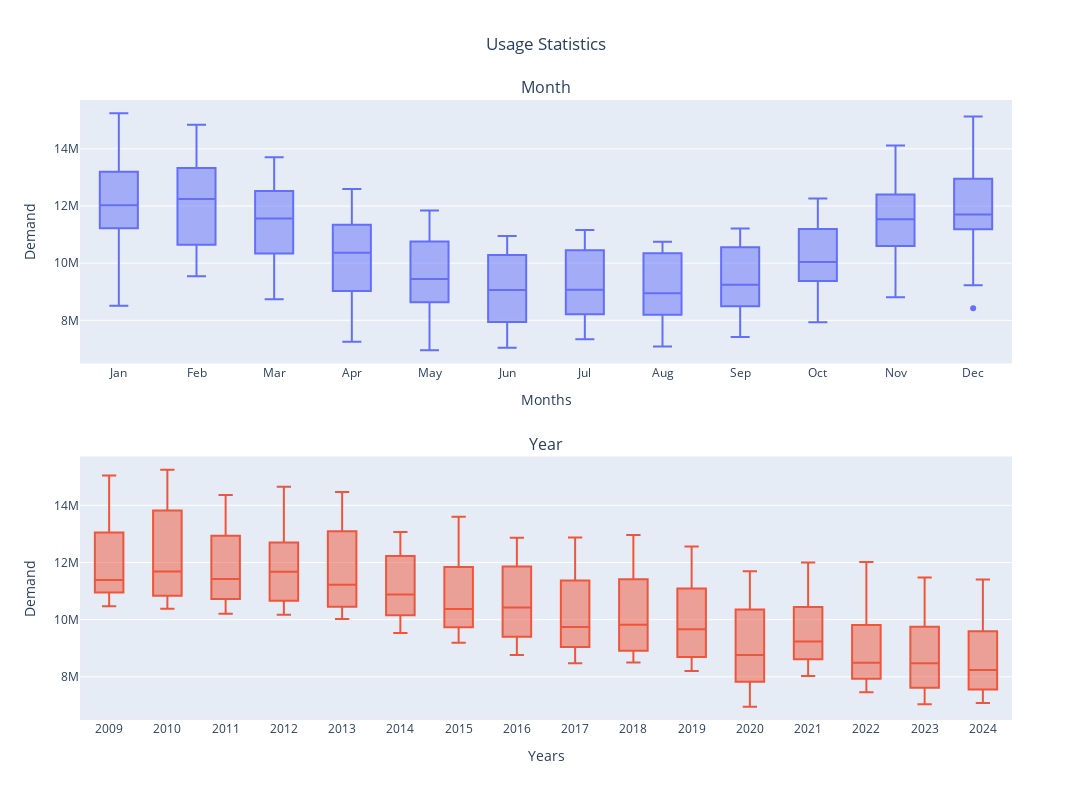

The code cell stored with this chart in its notebook:
### Code cell
fig_subplot = make_subplots(rows=2, cols=1, shared_yaxes=True,  subplot_titles=['Month','Year'], vertical_spacing=0.15)

fig_subplot.append_trace(go.Box(x=data_new_daily['month'], y=data_new_daily['demand']), row=1, col=1)
fig_subplot.append_trace(go.Box(x=data_new_daily['year'], y=data_new_daily['demand']), row=2, col=1)

fig_subplot.update_xaxes(
    title_text='Months',
    tickvals=list(months.keys()), 
    ticktext=list(months.values()), 
    row=1, col=1
)

fig_subplot.update_xaxes(
    title_text='Years',
    tickvals=list(range(2009,2025)), 
    row=2, col=1
)

fig_subplot.update_yaxes(title_text='Demand')

fig_subplot.update_layout(height=800, width=1350, showlegend=False, title='Usage Statistics', title_x=0.5)
fig_subplot.show()

### Figure 1 — Plotly figure (JSON) as saved in the notebook; plotly's stock layout.template omitted (floating-point values rounded to 4 significant figures; data arrays with more than 128 entries replaced by an {"elided": "..."} marker saying what was removed)
{"data": [{"type": "box", "x": {"elided": "824 int values"}, "xaxis": "x", "y": {"elided": "824 int values"}, "yaxis": "y"}, {"type": "box", "x": {"elided": "824 int values"}, "xaxis": "x2", "y": {"elided": "824 int values"}, "yaxis": "y2"}], "layout": {"annotations": [{"font": {"size": 16}, "showarrow": false, "text": "Month", "x": 0.5, "xanchor": "center", "xref": "paper", "y": 1, "yanchor": "bottom", "yref": "paper"}, {"font": {"size": 16}, "showarrow": false, "text": "Year", "x": 0.5, "xanchor": "center", "xref": "paper", "y": 0.425, "yanchor": "bottom", "yref": "paper"}], "height": 800, "showlegend": false, "title": {"text": "Usage Statistics", "x": 0.5}, "width": 1350, "xaxis": {"anchor": "y", "autorange": true, "domain": [0, 1], "range": [0.5, 12.5], "ticktext": ["Jan", "Feb", "Mar", "Apr", "May", "Jun", "Jul", "Aug", "Sep", "Oct", "Nov", "Dec"], "tickvals": [1, 2, 3, 4, 5, 6, 7, 8, 9, 10, 11, 12], "title": {"text": "Months"}, "type": "linear"}, "xaxis2": {"anchor": "y2", "autorange": true, "domain": [0, 1], "range": [2008.0, 2024.0], "tickvals": [2009, 2010, 2011, 2012, 2013, 2014, 2015, 2016, 2017, 2018, 2019, 2020, 2021, 2022, 2023, 2024], "title": {"text": "Years"}, "type": "linear"}, "yaxis": {"anchor": "x", "autorange": true, "domain": [0.575, 1], "range": [6488000.0, 15710000.0], "title": {"text": "Demand"}, "type": "linear"}, "yaxis2": {"anchor": "x2", "autorange": true, "domain": [0, 0.425], "range": [6488000.0, 15710000.0], "title": {"text": "Demand"}, "type": "linear"}}}
